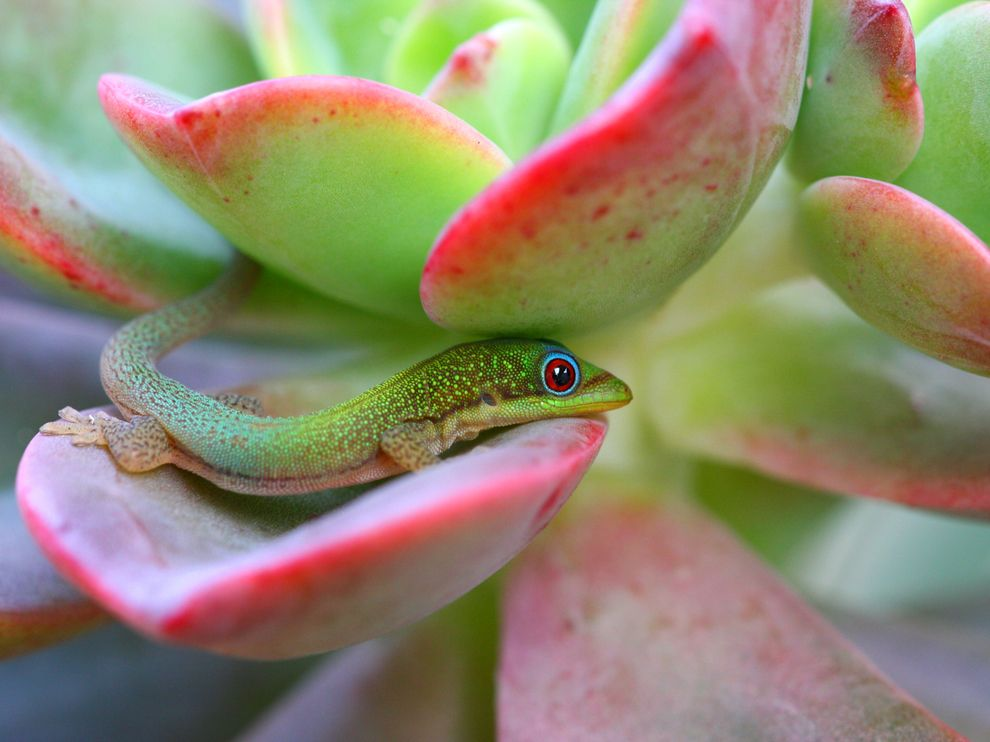
#> input picture homework3/gecko.jpg, 990 x 742 px
$ python haar_script.py   (Python 2 division)   (older library calls are emulated)
#> lines starting #> are read from the running program, lines starting #| are printed output that depends on the picture; after the words box and inside, x2 and y2 are one past the last pixel; in counts of white or black regions, pixels touching at a corner belong together
#> in homework_3_problem_3, img is the input picture: shape (742, 990, 3); mean R, G, B 143.6, 136, 108.8
# pyplot
import matplotlib.pyplot as plt

# numpy imports
import numpy as np
import numpy.matlib as M

# image load, store, display
from matplotlib.image import imread
from matplotlib.cm import Greys_r
from scipy.misc import imresize

# lloyds
import scipy.cluster.vq as vq

# utilities
from copy import deepcopy

def rgb2gray(rgb):
    '''
    Convert rgb image to grayscale
    '''
    r, g, b = rgb[:, :, 0], rgb[:, :, 1], rgb[:, :, 2]
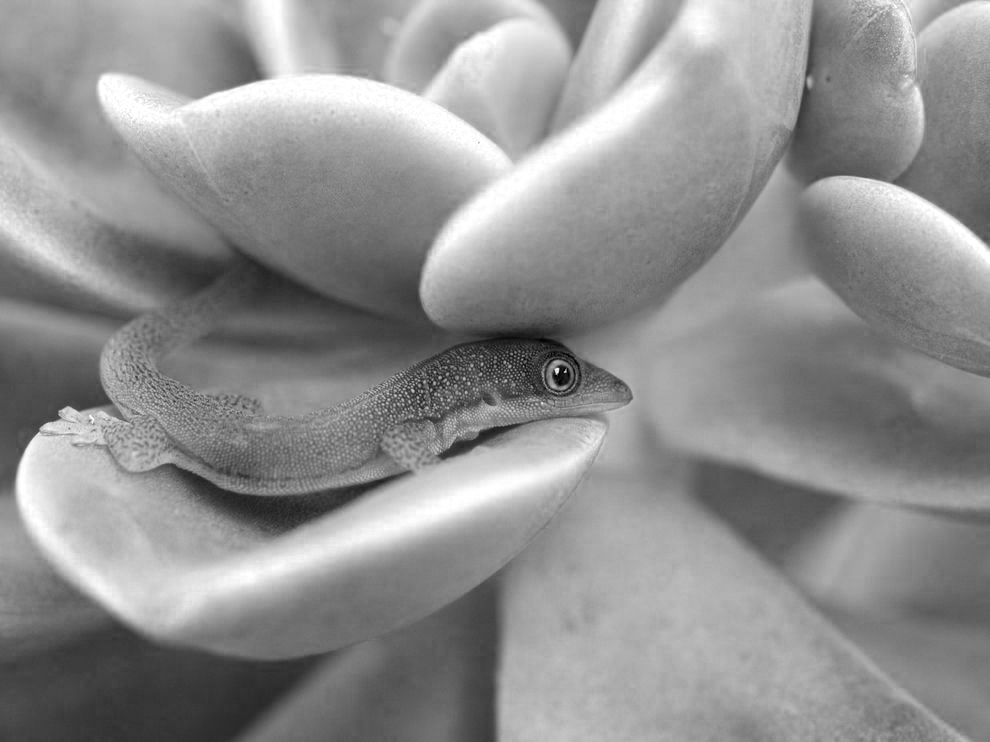
#> r: shape (742, 990); min 0, max 255, mean 143.6
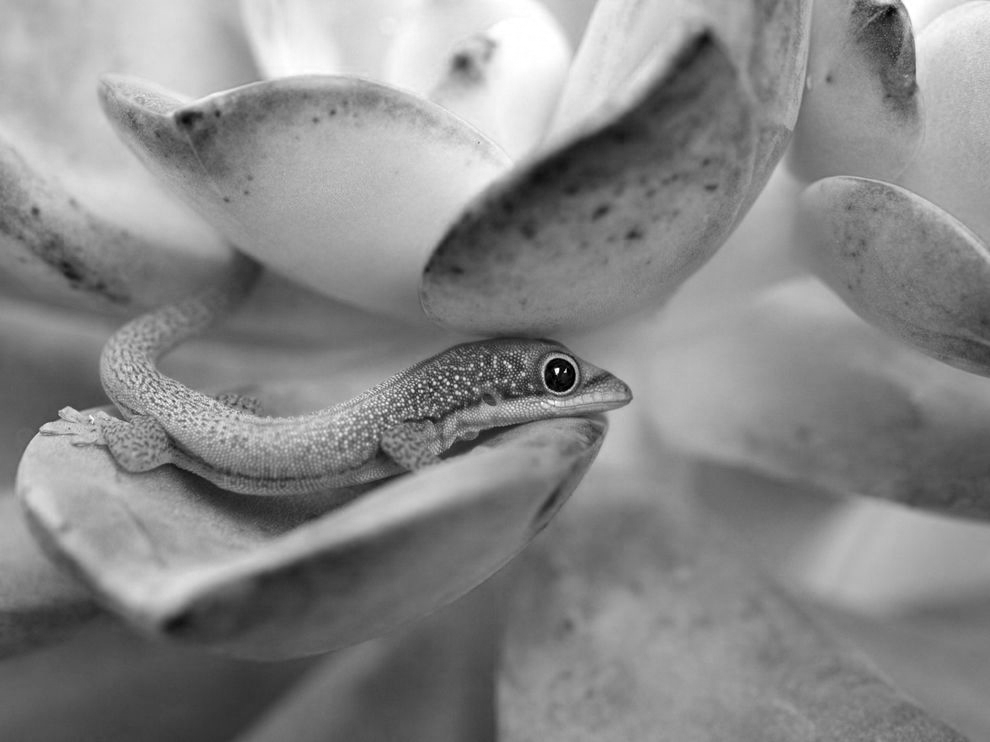
#> g: shape (742, 990); min 0, max 255, mean 136
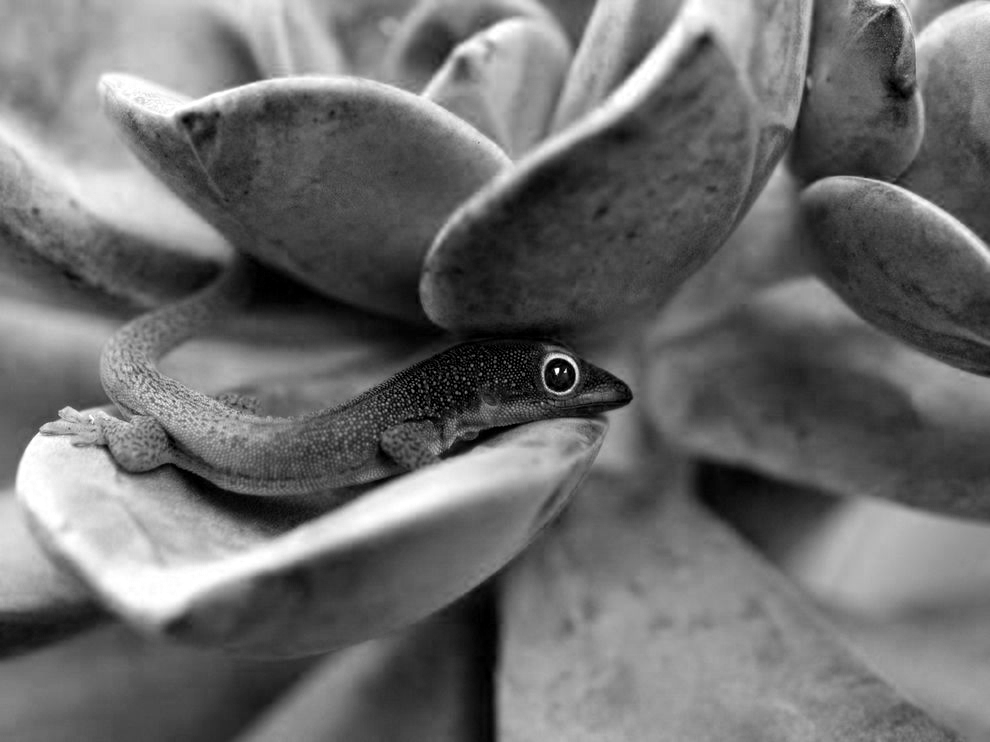
#> b: shape (742, 990); min 0, max 255, mean 108.8
    gray = 0.2989 * r + 0.5870 * g + 0.1140 * b
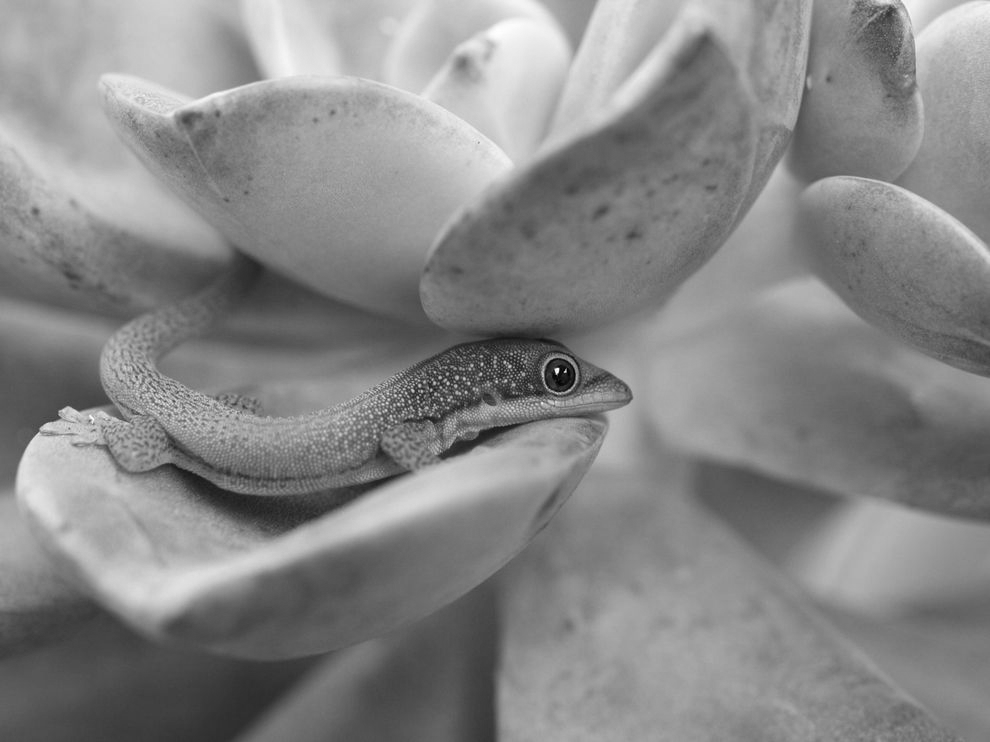
#> gray: shape (742, 990) float64; min 1.93, max 255, mean 135.2

    return gray


def haar_matrix(dim):
    '''
    Generate haar transformation matrix.
    '''
    Q = M.matrix('1 1;-1 1')
    return 1 / M.sqrt(2) * M.kron(M.eye(dim / 2), Q)


def permutation_matrix(dim):
    '''
    Generate haar permuation matrix.
    '''
    I = M.eye(dim, dim)
    return M.concatenate((I[::2][:],
                          I[1::2][:]))


def haar_forward(image, dim=None, recursive=True):
    '''
    Apply haar transformation to image.

    :param image: square matrix
    :param dim: dimension
    :param recursive: apply recursively
    :return: None
    '''
    if dim is None:
        dim = M.shape(image)[0]

    if dim == 1:  # base case
        return

    P = permutation_matrix(dim)
    T = haar_matrix(dim)

    image[0:dim, 0:dim] = P * T * M.asmatrix(image[0:dim, 0:dim]) * T.T * P.T

    if recursive:
        haar_forward(image, dim / 2)


def haar_inverse(image, dim=2):
    '''
    Apply haar inverse transformation.

    :param image: square matrix
    :param dim: dimension
    :return: None
    '''
    P = permutation_matrix(dim)
    T = haar_matrix(dim)

    image[0:dim, 0:dim] = T.T * P.T * M.asmatrix(image[0:dim, 0:dim]) * P * T

    if dim == M.shape(image)[0]:
        return

    haar_inverse(image, dim * 2)


# [89 lines left out: functions _thresh, encode, decode, homework_2, not called in this run]

def thresh(mat, cutoff=0.8):

    # flatten and sort matrix
    x = np.sort(mat.flatten())

    # find idx corresponding to 80% threshold
    idx = int(np.ceil(len(x)*cutoff))

    return np.array([v if v >= x[idx] else 0 for v in mat.flatten()]).reshape(mat.shape)


# [37 lines left out: function homework_3_problem_1, not called in this run]


def homework_3_problem_3():
    dim = 256
    # load image
    img = imread('gecko.jpg')
    img = rgb2gray(img)
    img = imresize(img, [dim, dim], 'bicubic')
#> img: shape (256, 256)
    img = img.astype(float)
    org = deepcopy(img)
    plt.subplot(221)
    plt.title('original')
    plt.imshow(org, Greys_r)

    # Apply haar transformation
    haar_forward(img)
#> in haar_forward (call 5), `image[0:dim, 0:dim] = P * T * M.asmatrix(image[0:dim, 0:dim]) * T.T * ..`:
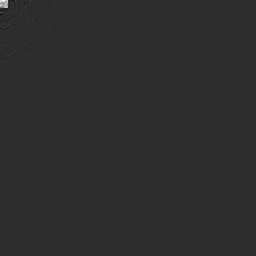
#> image: shape (256, 256) float64; min -1471.6, max 6733.6, mean 3.7; drawn with min black and max white
#> in haar_forward (call 6), `image[0:dim, 0:dim] = P * T * M.asmatrix(image[0:dim, 0:dim]) * T.T * ..`: image: shape (256, 256) float64; 0.1% of pixels changed, all inside (x1, y1, x2, y2) = (0, 0, 8, 8)
#> in haar_forward (call 7), `image[0:dim, 0:dim] = P * T * M.asmatrix(image[0:dim, 0:dim]) * T.T * ..`: image: shape (256, 256) float64; min -3857.4, max 19134.7, mean 0.3
#> in haar_forward (call 8), `image[0:dim, 0:dim] = P * T * M.asmatrix(image[0:dim, 0:dim]) * T.T * ..`: image: shape (256, 256) float64; min -3857.4, max 34370.2, mean -0.2
    plt.subplot(222)
    plt.title('forward')
    plt.imshow(img, Greys_r)

    # store sign and apply thresholding
    img = img.flatten()
    sign = [np.sign(v) for v in img]
#> sign = 65536 items
    img = thresh(abs(img), cutoff=0.8)
#> in thresh, `idx = int(np.ceil(len(x)*cutoff))`: idx = 52429

    # logarithmic codebook guess
    x = img[np.where(img > 0)]
#> x = 13112 values, max 34370.2 at index 0, min 6.75 at index 2751, mean 33.53
    init = np.array([min(x) * 2**i for i in range(int(np.ceil(np.log2(max(x)/min(x)))))])
#> init = [6.75, 13.5, 27, 54, 108, 216, 432, 864, 1728, 3456, 6912, 13824, 27648]

    # Apply k-means to find optimal codebook
    codebook, distortion = vq.kmeans(np.sort(img[np.where(img > 0)]), init)
#> codebook = [11.32, 28.64, 59.08, 105.1, 178.5, 301.9, 486.6, 838.8, 1598.2, 3099, 34370.2]; distortion = 5.42

    # Encode image
    img, dist = vq.vq(img, codebook)

    # Decode image
    img = np.array([s*codebook[i] for s, i in zip(sign, img)])
    img = img.reshape([256,256])
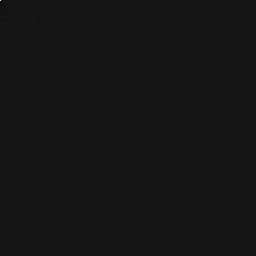
#> img: shape (256, 256) float64; min -3099, max 34370.2, mean -0.6; drawn with min black and max white

    plt.subplot(223)
    plt.title('after quant')
    plt.imshow(img, Greys_r)

    # Revert haar transformation
    haar_inverse(img)
#> in haar_inverse (call 2), `image[0:dim, 0:dim] = T.T * P.T * M.asmatrix(image[0:dim, 0:dim]) * P ..`: image: shape (256, 256) float64; min -1598.2, max 11628.4, mean 1.1
#> in haar_inverse (call 3), `image[0:dim, 0:dim] = T.T * P.T * M.asmatrix(image[0:dim, 0:dim]) * P ..`: image: shape (256, 256) float64; min -1598.2, max 6782.4, mean 3.4
#> in haar_inverse (call 8), `image[0:dim, 0:dim] = T.T * P.T * M.asmatrix(image[0:dim, 0:dim]) * P ..`:
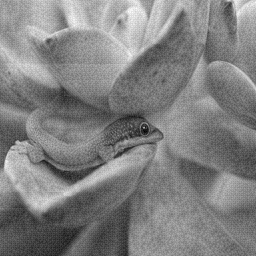
#> image: shape (256, 256) float64; min -7.71, max 273, mean 134.3; drawn with min black and max white

    plt.subplot(224)
    plt.title('reverse')
    plt.imshow(img, Greys_r)
    plt.show()


if __name__ == "__main__":
    homework_3_problem_3()
